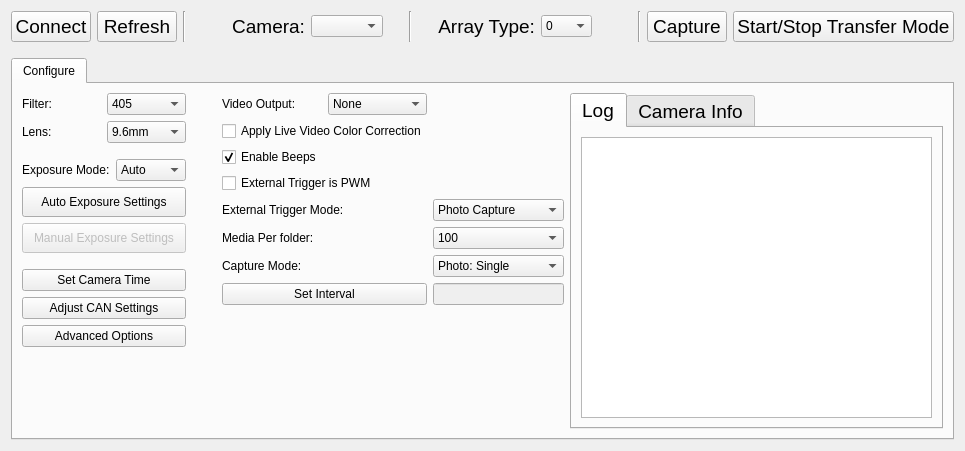
      <widget class="QWidget" name="KernelTab">
       <attribute name="title">
        <string>    Kernel    </string>
       </attribute>
       <layout class="QGridLayout" name="gridLayout_5">
        <item row="0" column="0">
         <layout class="QHBoxLayout" name="horizontalLayout_4">
          <item>
           <widget class="QPushButton" name="KernelConnect">
            <property name="font">
             <font>
              <pointsize>14</pointsize>
              <weight>50</weight>
              <bold>false</bold>
             </font>
            </property>
            <property name="text">
             <string>Connect</string>
            </property>
           </widget>
          </item>
          <item>
           <widget class="QPushButton" name="KernelRefreshButton">
            <property name="font">
             <font>
              <pointsize>14</pointsize>
              <weight>50</weight>
              <bold>false</bold>
             </font>
            </property>
            <property name="text">
             <string>Refresh</string>
            </property>
           </widget>
          </item>
          <item>
           <widget class="Line" name="line_2">
            <property name="orientation">
             <enum>Qt::Vertical</enum>
            </property>
           </widget>
          </item>
          <item>
           <spacer name="horizontalSpacer_16">
            <property name="orientation">
             <enum>Qt::Horizontal</enum>
            </property>
            <property name="sizeType">
             <enum>QSizePolicy::Fixed</enum>
            </property>
            <property name="sizeHint" stdset="0">
             <size>
              <width>40</width>
              <height>20</height>
             </size>
            </property>
           </spacer>
          </item>
          <item>
           <widget class="QLabel" name="label_6">
            <property name="enabled">
             <bool>true</bool>
            </property>
            <property name="font">
             <font>
              <pointsize>14</pointsize>
             </font>
            </property>
            <property name="text">
             <string>Camera:</string>
            </property>
            <property name="alignment">
             <set>Qt::AlignRight|Qt::AlignTrailing|Qt::AlignVCenter</set>
            </property>
           </widget>
          </item>
          <item>
           <widget class="QComboBox" name="KernelCameraSelect">
            <property name="enabled">
             <bool>true</bool>
            </property>
           </widget>
          </item>
          <item>
           <spacer name="horizontalSpacer_17">
            <property name="orientation">
             <enum>Qt::Horizontal</enum>
            </property>
            <property name="sizeType">
             <enum>QSizePolicy::Fixed</enum>
            </property>
            <property name="sizeHint" stdset="0">
             <size>
              <width>20</width>
              <height>20</height>
             </size>
            </property>
           </spacer>
          </item>
          <item>
           <widget class="Line" name="line">
            <property name="orientation">
             <enum>Qt::Vertical</enum>
            </property>
           </widget>
          </item>
          <item>
           <spacer name="horizontalSpacer_15">
            <property name="orientation">
             <enum>Qt::Horizontal</enum>
            </property>
            <property name="sizeType">
             <enum>QSizePolicy::Fixed</enum>
            </property>
            <property name="sizeHint" stdset="0">
             <size>
              <width>20</width>
              <height>20</height>
             </size>
            </property>
           </spacer>
          </item>
          <item>
           <widget class="QLabel" name="label_3">
            <property name="font">
             <font>
              <pointsize>14</pointsize>
             </font>
            </property>
            <property name="text">
             <string>Array Type:</string>
            </property>
            <property name="alignment">
             <set>Qt::AlignRight|Qt::AlignTrailing|Qt::AlignVCenter</set>
            </property>
           </widget>
          </item>
          <item>
           <widget class="QComboBox" name="KernelArraySelect">
            <item>
             <property name="text">
              <string>0</string>
             </property>
            </item>
            <item>
             <property name="text">
              <string>1</string>
             </property>
            </item>
            <item>
             <property name="text">
              <string>2</string>
             </property>
            </item>
            <item>
             <property name="text">
              <string>3</string>
             </property>
            </item>
            <item>
             <property name="text">
              <string>4</string>
             </property>
            </item>
            <item>
             <property name="text">
              <string>5</string>
             </property>
            </item>
            <item>
             <property name="text">
              <string>6</string>
             </property>
            </item>
            <item>
             <property name="text">
              <string>7</string>
             </property>
            </item>
            <item>
             <property name="text">
              <string>8</string>
             </property>
            </item>
            <item>
             <property name="text">
              <string>9</string>
             </property>
            </item>
            <item>
             <property name="text">
              <string>10</string>
             </property>
            </item>
            <item>
             <property name="text">
              <string>11</string>
             </property>
            </item>
            <item>
             <property name="text">
              <string>12</string>
             </property>
            </item>
            <item>
             <property name="text">
              <string>13</string>
             </property>
            </item>
            <item>
             <property name="text">
              <string>14</string>
             </property>
            </item>
            <item>
             <property name="text">
              <string>15</string>
             </property>
            </item>
            <item>
             <property name="text">
              <string>100</string>
             </property>
            </item>
            <item>
             <property name="text">
              <string>101</string>
             </property>
            </item>
           </widget>
          </item>
          <item>
           <spacer name="horizontalSpacer">
            <property name="orientation">
             <enum>Qt::Horizontal</enum>
            </property>
            <property name="sizeType">
             <enum>QSizePolicy::Fixed</enum>
            </property>
            <property name="sizeHint" stdset="0">
             <size>
              <width>40</width>
              <height>20</height>
             </size>
            </property>
           </spacer>
          </item>
          <item>
           <widget class="Line" name="line_3">
            <property name="orientation">
             <enum>Qt::Vertical</enum>
            </property>
           </widget>
          </item>
          <item>
           <widget class="QPushButton" name="KernelCaptureButton">
            <property name="font">
             <font>
              <pointsize>14</pointsize>
             </font>
            </property>
            <property name="text">
             <string>Capture</string>
            </property>
           </widget>
          </item>
          <item>
           <widget class="QPushButton" name="KernelTransferButton">
            <property name="font">
             <font>
              <pointsize>14</pointsize>
             </font>
            </property>
            <property name="text">
             <string>Start/Stop Transfer Mode</string>
            </property>
            <property name="checkable">
             <bool>true</bool>
            </property>
            <property name="checked">
             <bool>false</bool>
            </property>
           </widget>
          </item>
         </layout>
        </item>
        <item row="1" column="0">
         <spacer name="verticalSpacer_27">
          <property name="orientation">
           <enum>Qt::Vertical</enum>
          </property>
          <property name="sizeType">
           <enum>QSizePolicy::Fixed</enum>
          </property>
          <property name="sizeHint" stdset="0">
           <size>
            <width>20</width>
            <height>10</height>
           </size>
          </property>
         </spacer>
        </item>
        <item row="2" column="0">
         <widget class="QTabWidget" name="tabWidget_2">
          <property name="sizePolicy">
           <sizepolicy hsizetype="Expanding" vsizetype="MinimumExpanding">
            <horstretch>0</horstretch>
            <verstretch>0</verstretch>
           </sizepolicy>
          </property>
          <property name="currentIndex">
           <number>0</number>
          </property>
          <widget class="QWidget" name="tab_3">
           <attribute name="title">
            <string>Configure</string>
           </attribute>
           <layout class="QGridLayout" name="gridLayout_9">
            <item row="0" column="0">
             <layout class="QVBoxLayout" name="verticalLayout_39">
              <item>
               <layout class="QHBoxLayout" name="horizontalLayout_21">
                <item>
                 <layout class="QVBoxLayout" name="verticalLayout_4">
                  <item>
                   <layout class="QVBoxLayout" name="verticalLayout">
                    <item>
                     <layout class="QHBoxLayout" name="horizontalLayout_19">
                      <item>
                       <widget class="QLabel" name="label_11">
                        <property name="text">
                         <string>Filter:</string>
                        </property>
                       </widget>
                      </item>
                      <item>
                       <widget class="QComboBox" name="KernelFilterSelect">
                        <item>
                         <property name="text">
                          <string>405</string>
                         </property>
                        </item>
                        <item>
                         <property name="text">
                          <string>450</string>
                         </property>
                        </item>
                        <item>
                         <property name="text">
                          <string>490</string>
                         </property>
                        </item>
                        <item>
                         <property name="text">
                          <string>518</string>
                         </property>
                        </item>
                        <item>
                         <property name="text">
                          <string>550</string>
                         </property>
                        </item>
                        <item>
                         <property name="text">
                          <string>590</string>
                         </property>
                        </item>
                        <item>
                         <property name="text">
                          <string>615</string>
                         </property>
                        </item>
                        <item>
                         <property name="text">
                          <string>632</string>
                         </property>
                        </item>
                        <item>
                         <property name="text">
                          <string>650</string>
                         </property>
                        </item>
                        <item>
                         <property name="text">
                          <string>685</string>
                         </property>
                        </item>
                        <item>
                         <property name="text">
                          <string>725</string>
                         </property>
                        </item>
                        <item>
                         <property name="text">
                          <string>780</string>
                         </property>
                        </item>
                        <item>
                         <property name="text">
                          <string>808</string>
                         </property>
                        </item>
                        <item>
                         <property name="text">
                          <string>850</string>
                         </property>
                        </item>
                        <item>
                         <property name="text">
                          <string>880</string>
                         </property>
                        </item>
                        <item>
                         <property name="text">
                          <string>940</string>
                         </property>
                        </item>
                        <item>
                         <property name="text">
                          <string>945</string>
                         </property>
                        </item>
                        <item>
                         <property name="text">
                          <string>RGB</string>
                         </property>
                        </item>
                        <item>
                         <property name="text">
                          <string>UVR</string>
                         </property>
                        </item>
                        <item>
                         <property name="text">
                          <string>NGB</string>
                         </property>
                        </item>
                        <item>
                         <property name="text">
                          <string>RGN</string>
                         </property>
                        </item>
                       </widget>
                      </item>
                     </layout>
                    </item>
                    <item>
                     <layout class="QHBoxLayout" name="horizontalLayout_20">
                      <item>
                       <widget class="QLabel" name="label">
                        <property name="text">
                         <string>Lens:</string>
                        </property>
                       </widget>
                      </item>
                      <item>
                       <widget class="QComboBox" name="KernelLensSelect">
                        <item>
                         <property name="text">
                          <string>9.6mm</string>
                         </property>
                        </item>
                        <item>
                         <property name="text">
                          <string>8.25mm</string>
                         </property>
                        </item>
                        <item>
                         <property name="text">
                          <string>3.37mm</string>
                         </property>
                        </item>
                       </widget>
                      </item>
                     </layout>
                    </item>
                   </layout>
                  </item>
                  <item>
                   <spacer name="verticalSpacer_29">
                    <property name="orientation">
                     <enum>Qt::Vertical</enum>
                    </property>
                    <property name="sizeType">
                     <enum>QSizePolicy::Fixed</enum>
                    </property>
                    <property name="sizeHint" stdset="0">
                     <size>
                      <width>20</width>
                      <height>10</height>
                     </size>
                    </property>
                   </spacer>
                  </item>
                  <item>
                   <layout class="QGridLayout" name="gridLayout_6">
                    <item row="0" column="0">
                     <widget class="QLabel" name="label_5">
                      <property name="text">
                       <string>Exposure Mode:</string>
                      </property>
                     </widget>
                    </item>
                    <item row="0" column="1">
                     <widget class="QComboBox" name="KernelExposureMode">
                      <item>
                       <property name="text">
                        <string>Auto</string>
                       </property>
                      </item>
                      <item>
                       <property name="text">
                        <string>Manual</string>
                       </property>
                      </item>
                     </widget>
                    </item>
                    <item row="1" column="0" colspan="2">
                     <widget class="QPushButton" name="KernelAESettingsButton">
                      <property name="minimumSize">
                       <size>
                        <width>0</width>
                        <height>30</height>
                       </size>
                      </property>
                      <property name="text">
                       <string>Auto Exposure Settings</string>
                      </property>
                     </widget>
                    </item>
                    <item row="2" column="0" colspan="2">
                     <widget class="QPushButton" name="KernelMESettingsButton">
                      <property name="enabled">
                       <bool>false</bool>
                      </property>
                      <property name="minimumSize">
                       <size>
                        <width>0</width>
                        <height>30</height>
                       </size>
                      </property>
                      <property name="text">
                       <string>Manual Exposure Settings</string>
                      </property>
                     </widget>
                    </item>
                   </layout>
                  </item>
                  <item>
                   <spacer name="verticalSpacer_30">
                    <property name="orientation">
                     <enum>Qt::Vertical</enum>
                    </property>
                    <property name="sizeType">
                     <enum>QSizePolicy::Fixed</enum>
                    </property>
                    <property name="sizeHint" stdset="0">
                     <size>
                      <width>20</width>
                      <height>10</height>
                     </size>
                    </property>
                   </spacer>
                  </item>
                  <item>
                   <layout class="QVBoxLayout" name="verticalLayout_3">
                    <item>
                     <widget class="QPushButton" name="KernelTimeButton">
                      <property name="text">
                       <string>Set Camera Time</string>
                      </property>
                     </widget>
                    </item>
                    <item>
                     <widget class="QPushButton" name="KernelCANButton">
                      <property name="text">
                       <string>Adjust CAN Settings</string>
                      </property>
                     </widget>
                    </item>
                    <item>
                     <widget class="QPushButton" name="KernelAdvancedSettingsButton">
                      <property name="text">
                       <string>Advanced Options</string>
                      </property>
                     </widget>
                    </item>
                    <item>
                     <spacer name="verticalSpacer_32">
                      <property name="orientation">
                       <enum>Qt::Vertical</enum>
                      </property>
                      <property name="sizeHint" stdset="0">
                       <size>
                        <width>20</width>
                        <height>40</height>
                       </size>
                      </property>
                     </spacer>
                    </item>
                   </layout>
                  </item>
                 </layout>
                </item>
                <item>
                 <spacer name="horizontalSpacer_3">
                  <property name="orientation">
                   <enum>Qt::Horizontal</enum>
                  </property>
                  <property name="sizeType">
                   <enum>QSizePolicy::Fixed</enum>
                  </property>
                  <property name="sizeHint" stdset="0">
                   <size>
                    <width>30</width>
                    <height>20</height>
                   </size>
                  </property>
                 </spacer>
                </item>
                <item>
                 <layout class="QGridLayout" name="gridLayout">
                  <item row="2" column="1">
                   <spacer name="horizontalSpacer_2">
                    <property name="orientation">
                     <enum>Qt::Horizontal</enum>
                    </property>
                    <property name="sizeHint" stdset="0">
                     <size>
                      <width>40</width>
                      <height>20</height>
                     </size>
                    </property>
                   </spacer>
                  </item>
                  <item row="4" column="0">
                   <widget class="QLabel" name="label_19">
                    <property name="text">
                     <string>External Trigger Mode:</string>
                    </property>
                   </widget>
                  </item>
                  <item row="3" column="0">
                   <widget class="QCheckBox" name="KernelPWMSignal">
                    <property name="text">
                     <string>External Trigger is PWM</string>
                    </property>
                   </widget>
                  </item>
                  <item row="2" column="0">
                   <widget class="QCheckBox" name="KernelBeep">
                    <property name="text">
                     <string>Enable Beeps</string>
                    </property>
                    <property name="checked">
                     <bool>true</bool>
                    </property>
                   </widget>
                  </item>
                  <item row="4" column="1">
                   <widget class="QComboBox" name="KernelPWMMode">
                    <item>
                     <property name="text">
                      <string>Photo Capture</string>
                     </property>
                    </item>
                    <item>
                     <property name="text">
                      <string>Continuous</string>
                     </property>
                    </item>
                    <item>
                     <property name="text">
                      <string>Interval</string>
                     </property>
                    </item>
                    <item>
                     <property name="text">
                      <string>Video Recording</string>
                     </property>
                    </item>
                    <item>
                     <property name="text">
                      <string>Video Looping</string>
                     </property>
                    </item>
                   </widget>
                  </item>
                  <item row="3" column="1">
                   <spacer name="horizontalSpacer_9">
                    <property name="orientation">
                     <enum>Qt::Horizontal</enum>
                    </property>
                    <property name="sizeHint" stdset="0">
                     <size>
                      <width>40</width>
                      <height>20</height>
                     </size>
                    </property>
                   </spacer>
                  </item>
                  <item row="7" column="1">
                   <widget class="QLineEdit" name="KernelIntervalLine">
                    <property name="enabled">
                     <bool>false</bool>
                    </property>
                    <property name="readOnly">
                     <bool>true</bool>
                    </property>
                   </widget>
                  </item>
                  <item row="5" column="0">
                   <widget class="QLabel" name="label_9">
                    <property name="text">
                     <string>Media Per folder:</string>
                    </property>
                   </widget>
                  </item>
                  <item row="0" column="1">
                   <spacer name="horizontalSpacer_13">
                    <property name="orientation">
                     <enum>Qt::Horizontal</enum>
                    </property>
                    <property name="sizeHint" stdset="0">
                     <size>
                      <width>40</width>
                      <height>20</height>
                     </size>
                    </property>
                   </spacer>
                  </item>
                  <item row="6" column="0">
                   <widget class="QLabel" name="label_8">
                    <property name="text">
                     <string>Capture Mode:</string>
                    </property>
                   </widget>
                  </item>
                  <item row="7" column="0">
                   <widget class="QPushButton" name="KernelIntervalButton">
                    <property name="text">
                     <string>Set Interval</string>
                    </property>
                   </widget>
                  </item>
                  <item row="5" column="1">
                   <widget class="QComboBox" name="KernelFolderCount">
                    <item>
                     <property name="text">
                      <string>100</string>
                     </property>
                    </item>
                    <item>
                     <property name="text">
                      <string>1000</string>
                     </property>
                    </item>
                    <item>
                     <property name="text">
                      <string>10000</string>
                     </property>
                    </item>
                   </widget>
                  </item>
                  <item row="0" column="0">
                   <layout class="QHBoxLayout" name="horizontalLayout_8">
                    <item>
                     <widget class="QLabel" name="label_7">
                      <property name="text">
                       <string>Video Output:</string>
                      </property>
                     </widget>
                    </item>
                    <item>
                     <widget class="QComboBox" name="KernelVideoOut">
                      <item>
                       <property name="text">
                        <string>None</string>
                       </property>
                      </item>
                      <item>
                       <property name="text">
                        <string>HDMI</string>
                       </property>
                      </item>
                      <item>
                       <property name="text">
                        <string>SD (DAC)</string>
                       </property>
                      </item>
                      <item>
                       <property name="text">
                        <string>Both</string>
                       </property>
                      </item>
                     </widget>
                    </item>
                   </layout>
                  </item>
                  <item row="6" column="1">
                   <widget class="QComboBox" name="KernelCaptureMode">
                    <item>
                     <property name="text">
                      <string>Photo: Single</string>
                     </property>
                    </item>
                    <item>
                     <property name="text">
                      <string>Photo: Continuous</string>
                     </property>
                    </item>
                    <item>
                     <property name="text">
                      <string>Photo: Interval</string>
                     </property>
                    </item>
                    <item>
                     <property name="text">
                      <string>Video: Normal</string>
                     </property>
                    </item>
                    <item>
                     <property name="text">
                      <string>Video: Looping</string>
                     </property>
                    </item>
                   </widget>
                  </item>
                  <item row="1" column="1">
                   <spacer name="horizontalSpacer_14">
                    <property name="orientation">
                     <enum>Qt::Horizontal</enum>
                    </property>
                    <property name="sizeHint" stdset="0">
                     <size>
                      <width>40</width>
                      <height>20</height>
                     </size>
                    </property>
                   </spacer>
                  </item>
                  <item row="1" column="0">
                   <widget class="QCheckBox" name="KernelMatrixButton">
                    <property name="text">
                     <string>Apply Live Video Color Correction</string>
                    </property>
                    <property name="checkable">
                     <bool>true</bool>
                    </property>
                   </widget>
                  </item>
                  <item row="8" column="0">
                   <spacer name="verticalSpacer_31">
                    <property name="orientation">
                     <enum>Qt::Vertical</enum>
                    </property>
                    <property name="sizeHint" stdset="0">
                     <size>
                      <width>20</width>
                      <height>40</height>
                     </size>
                    </property>
                   </spacer>
                  </item>
                 </layout>
                </item>
               </layout>
              </item>
              <item>
               <spacer name="verticalSpacer_28">
                <property name="orientation">
                 <enum>Qt::Vertical</enum>
                </property>
                <property name="sizeHint" stdset="0">
                 <size>
                  <width>20</width>
                  <height>40</height>
                 </size>
                </property>
               </spacer>
              </item>
             </layout>
            </item>
            <item row="0" column="1">
             <widget class="QTabWidget" name="tabWidget_3">
              <property name="font">
               <font>
                <pointsize>14</pointsize>
               </font>
              </property>
              <property name="currentIndex">
               <number>0</number>
              </property>
              <widget class="QWidget" name="tab_8">
               <attribute name="title">
                <string>Log</string>
               </attribute>
               <layout class="QGridLayout" name="gridLayout_12">
                <item row="0" column="0">
                 <widget class="QTextEdit" name="KernelLog"/>
                </item>
               </layout>
              </widget>
              <widget class="QWidget" name="tab_9">
               <attribute name="title">
                <string>Camera Info</string>
               </attribute>
               <layout class="QGridLayout" name="gridLayout_13">
                <item row="0" column="0">
                 <widget class="QTextEdit" name="KernelPanel"/>
                </item>
               </layout>
              </widget>
             </widget>
            </item>
           </layout>
          </widget>
         </widget>
        </item>
       </layout>
      </widget>
